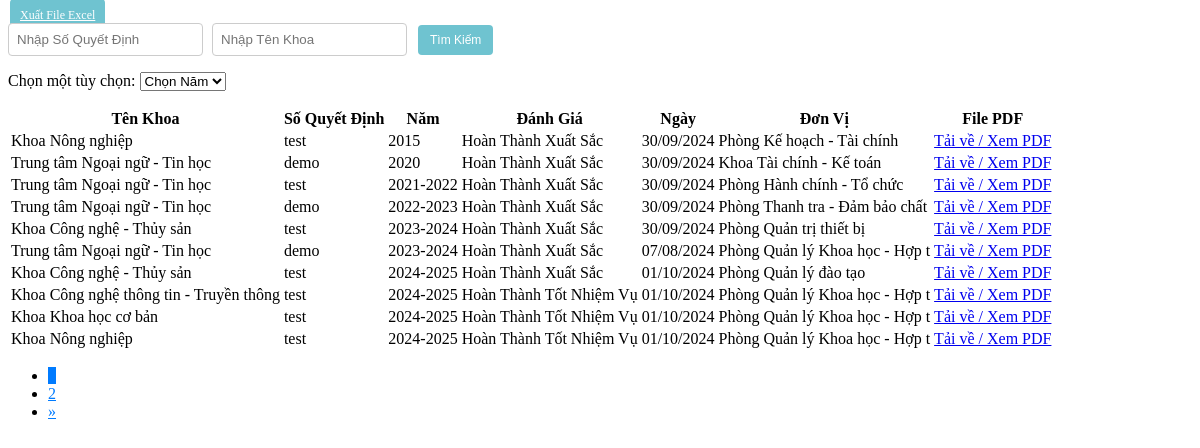
/Admin/danhgiaTTview.php, run on an earlier commit of the app's database.
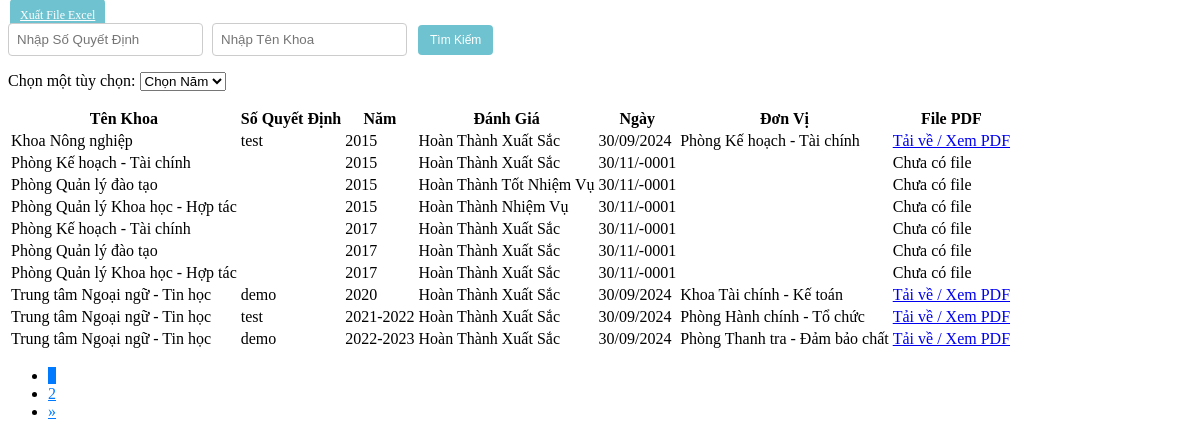
And on a later commit of the database.
### tables this page shows
CREATE TABLE `danhgiatt` (
  `MaDGTT` int(20) NOT NULL,
  `MaKhoa` int(20) NOT NULL,
  `SoQD` varchar(100) NOT NULL,
  `Manam` int(20) NOT NULL,
  `DanhGia` varchar(50) NOT NULL DEFAULT 'Chờ Đánh Giá',
  `Ngay` date NOT NULL,
  `DonVi` varchar(30) NOT NULL,
  `FilePDF` varchar(50) DEFAULT NULL
);

CREATE TABLE `khoa` (
  `MaKhoa` int(20) NOT NULL,
  `TenKhoa` varchar(50) NOT NULL,
  `MoTa` varchar(100) NOT NULL
);

CREATE TABLE `nam` (
  `Manam` int(20) NOT NULL,
  `Nam` varchar(20) NOT NULL
);

### Admin/danhgiaTT.php (called while the page is built, shortened)
<?php
include('./Khoa.php');
include('./nam.php');
class DanhgiaTT {
    public static function layTongSoDanhGia($conn) {
        $sql = "SELECT COUNT(*) FROM danhgiatt WHERE DanhGia IN ('Hoàn Thành Xuất Sắc ', 'Hoàn Thành Tốt Nhiệm Vụ', 'Hoàn Thành Nhiệm Vụ', 'Không Hoàn Thành Nhiệm Vụ', 'Chưa Đánh Giá')";
        $result = $conn->query($sql);
        $row = $result->fetch_row();
        return $row[0];
    }
    public static function layDanhGiaPhanTrang($conn, $startFrom, $recordsPerPage) {
        $sql = "SELECT * FROM danhgiatt WHERE DanhGia IN ('Hoàn Thành Xuất Sắc', 'Hoàn Thành Tốt Nhiệm Vụ', 'Hoàn Thành Nhiệm Vụ', 'Không Hoàn Thành Nhiệm Vụ', 'Chưa Đánh Giá') ORDER BY Manam ASC LIMIT $startFrom, $recordsPerPage";
        $result = $conn->query($sql);
        $danhgiattList = array();
        if ($result->num_rows > 0) {
            while($row = $result->fetch_assoc()) {
                $khoa_obj = Khoa::layKhoa($conn, $row["MaKhoa"]);
                $nam_obj = Nam::laynam($conn, $row["Manam"]);
                $danhgiatt_obj = new DanhgiaTT();
                $danhgiatt_obj->MaDGTT = $row["MaDGTT"];
                $danhgiatt_obj->MaKhoa = $khoa_obj->TenKhoa;
                $danhgiatt_obj->SoQD = $row["SoQD"];
                $danhgiatt_obj->Manam = $nam_obj->Nam;
                $danhgiatt_obj->DanhGia = $row["DanhGia"];
                $danhgiatt_obj->Ngay = $row["Ngay"];
                $danhgiatt_obj->DonVi = $row["DonVi"];
                $danhgiatt_obj->FilePDF = $row["FilePDF"];
                $danhgiattList[] = $danhgiatt_obj;
            }
        }
        return $danhgiattList;
    }
}
?>

### Admin/Khoa.php (called while the page is built, shortened)
<?php
class Khoa {
    public static function layKhoa($conn, $id) {
        $sql = "SELECT * FROM Khoa WHERE MaKhoa = $id";
        $result = mysqli_query($conn, $sql);
        $Khoa = new Khoa();
        if ($row = mysqli_fetch_assoc($result)) {
            $Khoa->MaKhoa = $row['MaKhoa'];
            $Khoa->TenKhoa = $row['TenKhoa'];
            $Khoa->MoTa = $row["MoTa"];
        }
        return $Khoa;
    }
}
?>

### Admin/nam.php (called while the page is built, shortened)
<?php
    class Nam {
        public static function laynam($conn, $id) {
            $sql = "SELECT * FROM nam WHERE Manam = $id";
            $result = mysqli_query($conn, $sql);
            $nam = new Nam();
            $row = mysqli_fetch_assoc($result);
            $nam->Manam = $row['Manam'];
            $nam->Nam = $row['Nam'];
            return $nam;
        }
    }
?>

### Admin/danhgiaTTview.php (the view, shortened to what the changed rows need)
<?php
include('./danhgiaTT.php');
$recordsPerPage = 10;
$currentPage = isset($_GET['page']) ? (int)$_GET['page'] : 1;
$startFrom = ($currentPage - 1) * $recordsPerPage;
$totalRecords = DanhgiaTT::layTongSoDanhGia($conn);
$totalPages = ceil($totalRecords / $recordsPerPage);
$data = DanhgiaTT::layDanhGiaPhanTrang($conn, $startFrom, $recordsPerPage);
?>
<table class="table table-bordered">
    <thead>
        <tr>
            <th>Tên Khoa</th>
            <th>Số Quyết Định</th>
            <th>Năm</th>
            <th>Đánh Giá</th>
            <th>Ngày</th>
            <th>Đơn Vị</th>
            <th>File PDF</th>
        </tr>
    </thead>
    <tbody id="danhgia-table-body">
    <?php foreach ($data as $item): ?>
        <tr>
            <td scope="row"><?php echo htmlspecialchars($item->MaKhoa); ?></td>
            <td><?php echo htmlspecialchars($item->SoQD ?? "Cần Thêm Số Quyết Định Cho $item->MaKhoa"); ?></td>
            <td><?php echo htmlspecialchars($item->Manam ?? "Cần Thêm Năm Cho $item->MaKhoa"); ?></td>
            <td><?php echo htmlspecialchars($item->DanhGia); ?></td>
            <td><?php echo date_format(date_create($item->Ngay), "d/m/Y");?></td>
            <td><?php echo htmlspecialchars($item->DonVi); ?></td>
            <td>
                <?php if ($item->FilePDF): ?>
                    <a href="./<?php echo htmlspecialchars($item->FilePDF); ?>" target="_blank">
                        Tải về / Xem PDF
                    </a>
                <?php else: ?>
                    Chưa có file
                <?php endif; ?>
            </td>
        </tr>
    <?php endforeach; ?>
    </tbody>
</table>
<nav aria-label="Page navigation">
    <ul class="pagination">
        <?php for ($i = 1; $i <= $totalPages; $i++): ?>
            <li class="page-item <?php echo $i == $currentPage ? 'active' : ''; ?>">
                <a class="page-link" href="?p=danhgiaTT&page=<?php echo $i; ?>"><?php echo $i; ?></a>
            </li>
        <?php endfor; ?>
    </ul>
</nav>

What changed in the data, as far as the page shows it:
no longer on this page (row unchanged): danhgiatt: MaKhoa.TenKhoa "Khoa Công nghệ - Thủy sản", SoQD "test", Manam.Nam "2023-2024", DanhGia "Hoàn Thành Xuất Sắc", Ngay "30/09/2024", DonVi "Phòng Quản trị thiết bị"
no longer on this page (row unchanged): danhgiatt: MaKhoa.TenKhoa "Trung tâm Ngoại ngữ - Tin học", SoQD "demo", Manam.Nam "2023-2024", DanhGia "Hoàn Thành Xuất Sắc", Ngay "07/08/2024", DonVi "Phòng Quản lý Khoa học - Hợp t"
no longer on this page (row unchanged): danhgiatt: MaKhoa.TenKhoa "Khoa Công nghệ - Thủy sản", SoQD "test", Manam.Nam "2024-2025", DanhGia "Hoàn Thành Xuất Sắc", Ngay "01/10/2024", DonVi "Phòng Quản lý đào tạo"
no longer on this page (row unchanged): danhgiatt: MaKhoa.TenKhoa "Khoa Công nghệ thông tin - Truyền thông", SoQD "test", Manam.Nam "2024-2025", DanhGia "Hoàn Thành Tốt Nhiệm Vụ", Ngay "01/10/2024", DonVi "Phòng Quản lý Khoa học - Hợp t"
no longer on this page (row unchanged): danhgiatt: MaKhoa.TenKhoa "Khoa Khoa học cơ bản", SoQD "test", Manam.Nam "2024-2025", DanhGia "Hoàn Thành Tốt Nhiệm Vụ", Ngay "01/10/2024", DonVi "Phòng Quản lý Khoa học - Hợp t"
no longer on this page (row unchanged): danhgiatt: MaKhoa.TenKhoa "Khoa Nông nghiệp", SoQD "test", Manam.Nam "2024-2025", DanhGia "Hoàn Thành Tốt Nhiệm Vụ", Ngay "01/10/2024", DonVi "Phòng Quản lý Khoa học - Hợp t"
added danhgiatt: MaKhoa.TenKhoa "Phòng Kế hoạch - Tài chính", Manam.Nam "2015", DanhGia "Hoàn Thành Xuất Sắc", Ngay "30/11/-0001", shows "Chưa có file"
added danhgiatt: MaKhoa.TenKhoa "Phòng Quản lý đào tạo", Manam.Nam "2015", DanhGia "Hoàn Thành Tốt Nhiệm Vụ", Ngay "30/11/-0001", shows "Chưa có file"
added danhgiatt: MaKhoa.TenKhoa "Phòng Quản lý Khoa học - Hợp tác", Manam.Nam "2015", DanhGia "Hoàn Thành Nhiệm Vụ", Ngay "30/11/-0001", shows "Chưa có file"
added danhgiatt: MaKhoa.TenKhoa "Phòng Kế hoạch - Tài chính", Manam.Nam "2017", DanhGia "Hoàn Thành Xuất Sắc", Ngay "30/11/-0001", shows "Chưa có file"
added danhgiatt: MaKhoa.TenKhoa "Phòng Quản lý đào tạo", Manam.Nam "2017", DanhGia "Hoàn Thành Xuất Sắc", Ngay "30/11/-0001", shows "Chưa có file"
added danhgiatt: MaKhoa.TenKhoa "Phòng Quản lý Khoa học - Hợp tác", Manam.Nam "2017", DanhGia "Hoàn Thành Xuất Sắc", Ngay "30/11/-0001", shows "Chưa có file"
